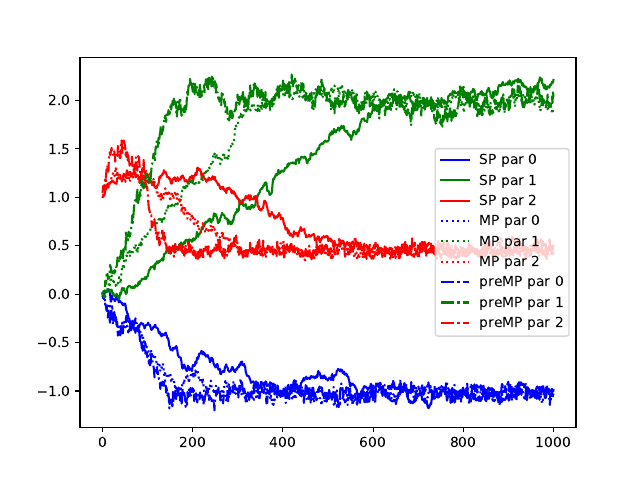

The script that saved this image:
import torch
import torch.nn as nn
import torch.distributions as dist
from torch.optim.optimizer import Optimizer
import copy
import random
import matplotlib.pyplot as plt
import pandas as pd
from scipy import stats
from tqdm import tqdm
import numpy as np
import math

# generate data
N = 50
beta0 = torch.tensor([-1.0])
beta_true = torch.tensor([2.0])
sigma_true = torch.tensor([0.5])
X = dist.Uniform(-1,1).sample((N,))
Y = beta0 + X *beta_true + sigma_true*torch.normal(0,1, (N,))
data = {'x' : X,'y' : Y}

# network for MetropolisOptimizer
class BayesNet_o(nn.Module):
    def __init__(self, seed = 42):
        super().__init__()
        torch.random.manual_seed(seed)
        # Initialize the parameters with some random values
        self.beta0 = nn.Parameter(torch.tensor([0.0]))
        self.beta = nn.Parameter(torch.tensor([0.0]))
        self.sigma = nn.Parameter(torch.tensor([1.0]) ) # this has to be positive
    def forward(self, data: dict):
        return self.beta0 + self.beta*data['x']

    def loglik(self, data):
        # Evaluates the log of the likelihood given a set of X and Y
        yhat = self.forward(data)
        logprob = dist.Normal(yhat, self.sigma.abs()).log_prob(data['y'])
        return logprob.sum() / data["y"].shape[0] * 50

    def logprior(self):
        # Return a scalar of 0 since we have uniform prior
        return torch.tensor(0.0)

    def logpost(self, data):
        return self.loglik(data) + self.logprior()

# network for GMOptimizer(MP_MCMC) and GMpreOptimizerV2(PMP_MCMC)
class BayesNet(nn.Module):
    def __init__(self, seed=42):
        super().__init__()
        torch.random.manual_seed(seed)
        # Initialize the parameters with some random values
        self.beta0 = nn.Parameter(torch.tensor([0.0]))
        self.beta = nn.Parameter(torch.tensor([0.0]))
        self.sigma = nn.Parameter(torch.tensor([1.0]))  # this has to be positive

    def forward(self, data: dict):
        return self.beta0 + self.beta * data['x']

    def loglik(self, data):
        # Evaluates the log of the likelihood given a set of X and Y
        yhat = self.forward(data)
        logprob = dist.Normal(yhat, self.sigma.abs()).log_prob(data['y'])

        return logprob.sum() / data["y"].shape[0] * 50

def log_trans_prob(net, net_star):
    log_trans_prob = torch.tensor([0], dtype=torch.float64)
    for p, p_star in zip(net.parameters(), net_star.parameters()):
        log_trans_prob = log_trans_prob + torch.log(
            torch.tensor([stats.norm.pdf(p.detach().numpy()[0], p_star.detach().numpy()[0])]))
    return log_trans_prob

class MetropolisOptimizer():
    def __init__(self, net, alpha):
        super().__init__()
        self.net = net
        self.alpha = alpha
        self.d = sum(p.numel() for p in self.net.parameters())

    @torch.no_grad()
    def step(self, data=None):
        # Step 1:
        proposal_net = copy.deepcopy(
            self.net)  # we copy the whole network instead of just the parameters for simplicity
        for name, par in proposal_net.named_parameters():
            newpar = par + torch.normal(torch.zeros_like(par), self.alpha)
            par.copy_(newpar)

        # Step 2: calculate ratio

        ratio = torch.exp(proposal_net.logpost(data) - self.net.logpost(data))

        # print(proposal_net.logpost(data) - self.net.logpost(data),ratio)
        # Step 3: update with some probability:
        if (random.random() < ratio).bool():
            self.net = proposal_net
        else:
            pass
        return self.net

    def fit(self, data=None, num_steps=1000):
        # We create one tensor per parameter so that we can keep track of the parameter values over time:
        parameter_trace = np.empty([num_steps, self.d])

        for s in tqdm(range(num_steps)):
            current_net = self.step(data)
            j = 0
            for key, val in current_net.named_parameters():
                parameter_trace[s:(s + 1), j] = val.data
                j = j + 1
        return parameter_trace

class GMOptimizer():
    def __init__(self, net, alpha, N):
        super().__init__()
        self.net = net  # model
        self.alpha = alpha  # learning radio
        self.N = N  # parallel number
        self.d = sum(p.numel() for p in self.net.parameters())  # The parameter dimension is d

    @torch.no_grad()
    def update(self, net):
        my_net = copy.deepcopy(net)
        for name, par in my_net.named_parameters():
            newpar = par + torch.normal(torch.zeros_like(par), self.alpha)
            par.copy_(newpar)
        return my_net

    @torch.no_grad()
    def step(self, data=None, proposal_nets=None):
        # Step 1:
        # Calculate acceptance rate (parallelizable)
        K = np.empty([self.N + 1, 1])
        A = np.empty([self.N + 1, 1])
        for j in range(self.N + 1):
            temp = 0
            for k in range(self.N + 1):
                K[k] = log_trans_prob(proposal_nets[j], proposal_nets[k]).item()
                if j != k:
                    temp += K[k]
            A[j, 0] = temp + proposal_nets[j].loglik(data).item()
            # print("proposal_nets[j].loglik(data).item()",proposal_nets[j].loglik(data).item())
        # Sampling by acceptance rate
        B = pd.DataFrame(np.exp(A).reshape(-1))
        index = pd.DataFrame(np.linspace(0, self.N, self.N + 1).astype(np.int32))
        index_weight = index.sample(self.N + 1, replace=True, weights=B[0]).values.reshape(-1)
        new_proposal_nets = copy.deepcopy(proposal_nets)
        for i, j in zip(index_weight, index.values.reshape(-1)):
            new_proposal_nets[j] = proposal_nets[i]
        # Randomly choose one of them as the initial value for the next sampling
        I = np.random.choice(np.linspace(0, self.N, self.N + 1).astype(np.int32), 1)
        self.net = new_proposal_nets[I[0]]
        return new_proposal_nets

    def fit(self, data=None, num_steps=1000):
        parameter_trace = np.empty([num_steps, self.d])
        proposal_nets = {}
        for s in tqdm(range(num_steps)):
            # 1.Generate N propose network 
            proposal_nets[0] = copy.deepcopy(self.net)
            for i in range(1, self.N + 1):
                proposal_nets[i] = copy.deepcopy(self.update(proposal_nets[0]))

            # 2.sampling
            current_nets = self.step(data, proposal_nets)
            # 3.record sample
            j = 0
            for key, val in current_nets[0].named_parameters():
                parameter_trace[s:(s + 1), j] = val.data
                j = j + 1
        return parameter_trace

class GMpreOptimizerV2():
    def __init__(self, net, alpha, N, deep):
        super().__init__()
        self.net = net  # model
        self.alpha = alpha  # learning radio
        self.N = N  # parallel number
        self.deep = deep
        self.d = sum(p.numel() for p in self.net.parameters())  # The parameter dimension is d

    @torch.no_grad()
    def update(self, net):
        my_net = copy.deepcopy(net)
        for name, par in my_net.named_parameters():
            newpar = par + torch.normal(torch.zeros_like(par), self.alpha)
            par.copy_(newpar)
        return my_net

    @torch.no_grad()
    def step(self, data=None, proposal_nets=None):
        A = np.ones([(self.N + 1) ** self.deep, 1])
        weights = np.empty([(self.N + 1) ** self.deep, 1])
        w_t = np.ones([self.N + 1, 1])
        # Step 1:
        # Calculate the likelihood (parallelizable)
        for all in range((self.N + 1) ** self.deep):
            weights[all, 0] = np.exp(proposal_nets[all].loglik(data).item())

        # Calculate acceptance rate
        for i in range(self.deep):
            temp = (self.N + 1) ** i
            for h in range((self.N + 1) ** i):

                for j in range(self.N + 1):
                    w_t[j, 0] = weights[h + j * temp, 0]
                for j in range(self.N + 1):
                    for k in range(self.N + 1):
                        if j != k:
                            w_t[j, 0] = w_t[j, 0] * np.exp(
                                log_trans_prob(proposal_nets[h + j * temp], proposal_nets[h + k * temp]).item())
                for j in range(self.N + 1):
                    A[h + j * temp, 0] = A[h + j * temp, 0] * w_t[j, 0] / w_t.sum()
            if i < self.deep - 1:
                for l in range((self.N + 1) ** (i + 2) - (self.N + 1) ** (i + 1)):
                    A[l + (self.N + 1) ** (i + 1), 0] = A[(l + (self.N + 1) ** (i + 1)) % ((self.N + 1) * (i + 1)), 0]

        # Sampling by acceptance rate
        B = pd.DataFrame(A.reshape(-1))
        index = pd.DataFrame(np.linspace(0, (self.N + 1) ** self.deep - 1, (self.N + 1) ** self.deep).astype(np.int32))
        index_weight = index.sample((self.N + 1) ** self.deep, replace=True, weights=B[0]).values.reshape(-1)

        new_proposal_nets = copy.deepcopy(proposal_nets)
        for i, j in zip(index_weight, index.values.reshape(-1)):
            new_proposal_nets[j] = proposal_nets[i]
        # Randomly choose one of them as the initial value for the next sampling
        I = np.random.choice(np.linspace(0, (self.N + 1) ** self.deep - 1, (self.N + 1) ** self.deep).astype(np.int32),
                             1)
        self.net = new_proposal_nets[I[0]]
        return new_proposal_nets

    def fit(self, data=None, num_steps=1000):
        parameter_trace = np.empty([num_steps, self.d])
        proposal_nets = {}
        for s in tqdm(range(num_steps)):
            # 1.Generate (self.N + 1) ** self.deep propose network 
            proposal_nets[0] = copy.deepcopy(self.net)
            for i in range(self.deep): # (parallelizable)
                temp = (self.N + 1) ** i
                for j in range(self.N):
                    for k in range(temp):
                        proposal_nets[k + temp * (j + 1)] = copy.deepcopy(self.update(proposal_nets[k]))
            # 2.sampling
            current_nets = self.step(data, proposal_nets)
            # 3.record sample
            j = 0
            for key, val in current_nets[0].named_parameters():
                parameter_trace[s:(s + 1), j] = val.data
                j = j + 1
        return parameter_trace


# 1.MH
model = BayesNet_o()
# Instantiate the optimizer, the optimized object is the above model
trainer = MetropolisOptimizer(model, alpha=0.02)
parameter_trace = trainer.fit(data, num_steps=1000)
sample_num = parameter_trace.shape[0]
line = np.linspace(0, sample_num, sample_num)
colors = 'bgr'
for i, j in zip(range(trainer.d), colors):
    plt.plot(line, parameter_trace[:, i], label="SP par " + str(i), color=j, linestyle="-")

# 2.GMP
model = BayesNet()
# Instantiate the optimizer, the optimized object is the above model
trainer = GMOptimizer(model, alpha=0.02, N=7)
parameter_trace = trainer.fit(data, num_steps=1000)
sample_num = parameter_trace.shape[0]
line = np.linspace(0, sample_num, sample_num)
for i, j in zip(range(trainer.d), colors):
    plt.plot(line, parameter_trace[:, i], label="MP par " + str(i), color=j, linestyle=":")

model = BayesNet()
# Instantiate the optimizer, the optimized object is the above model
trainer = GMpreOptimizerV2(model, alpha=0.02, N=7, deep=3)
parameter_trace = trainer.fit(data, num_steps=1000)
sample_num = parameter_trace.shape[0]
line = np.linspace(0, sample_num, sample_num)
for i, j in zip(range(trainer.d), colors):
    plt.plot(line, parameter_trace[:, i], label="preMP par " + str(i), color=j, linestyle="-.")

plt.legend()
plt.savefig("par.pdf")